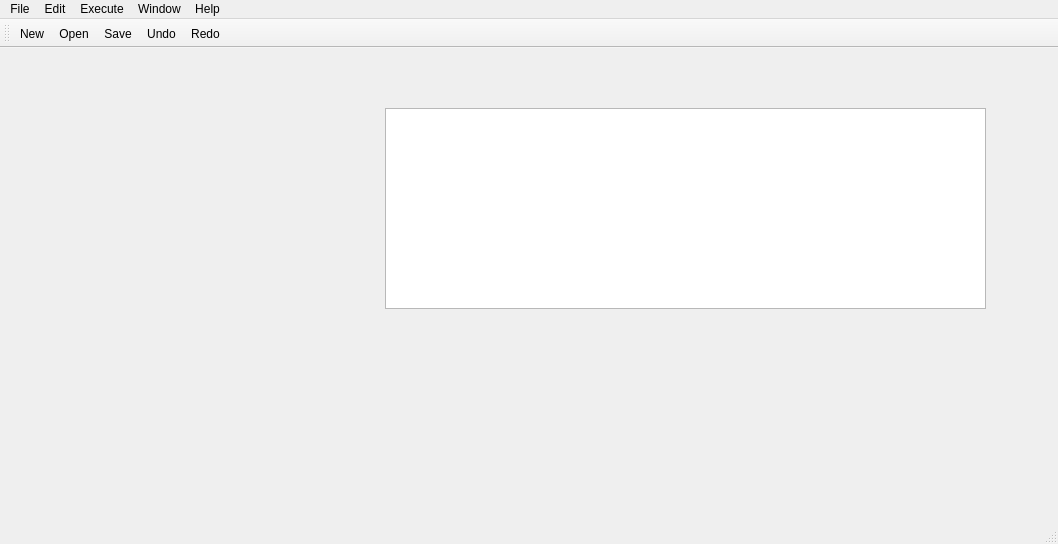
<?xml version="1.0" encoding="UTF-8"?>
<ui version="4.0">
 <class>MainWindow</class>
 <widget class="QMainWindow" name="MainWindow">
  <property name="enabled">
   <bool>true</bool>
  </property>
  <property name="geometry">
   <rect>
    <x>0</x>
    <y>0</y>
    <width>1058</width>
    <height>544</height>
   </rect>
  </property>
  <property name="windowTitle">
   <string>MainWindow</string>
  </property>
  <widget class="QWidget" name="centralwidget">
   <widget class="QPlainTextEdit" name="plainTextEdit">
    <property name="geometry">
     <rect>
      <x>385</x>
      <y>60</y>
      <width>601</width>
      <height>201</height>
     </rect>
    </property>
    <property name="sizePolicy">
     <sizepolicy hsizetype="Preferred" vsizetype="Expanding">
      <horstretch>0</horstretch>
      <verstretch>0</verstretch>
     </sizepolicy>
    </property>
   </widget>
  </widget>
  <widget class="QMenuBar" name="menubar">
   <property name="geometry">
    <rect>
     <x>0</x>
     <y>0</y>
     <width>1058</width>
     <height>20</height>
    </rect>
   </property>
   <widget class="QMenu" name="menuFile">
    <property name="title">
     <string>File</string>
    </property>
    <addaction name="actionNew"/>
    <addaction name="actionOpen"/>
    <addaction name="actionSave"/>
    <addaction name="actionSave_As"/>
    <addaction name="actionExit"/>
   </widget>
   <widget class="QMenu" name="menuEdit">
    <property name="title">
     <string>Edit</string>
    </property>
    <addaction name="actionCopy"/>
    <addaction name="actionCut"/>
    <addaction name="separator"/>
    <addaction name="actionUndo"/>
    <addaction name="actionRedo"/>
   </widget>
   <widget class="QMenu" name="menuExecute">
    <property name="title">
     <string>Execute</string>
    </property>
    <addaction name="actionAssemble"/>
   </widget>
   <widget class="QMenu" name="menuHelp">
    <property name="title">
     <string>Help</string>
    </property>
    <addaction name="actionAbout"/>
   </widget>
   <widget class="QMenu" name="menuWindow">
    <property name="title">
     <string>Window</string>
    </property>
    <addaction name="actionDark_Mode"/>
    <addaction name="actionPreferences"/>
   </widget>
   <addaction name="menuFile"/>
   <addaction name="menuEdit"/>
   <addaction name="menuExecute"/>
   <addaction name="menuWindow"/>
   <addaction name="menuHelp"/>
  </widget>
  <widget class="QStatusBar" name="statusbar"/>
  <widget class="QToolBar" name="toolBar">
   <property name="windowTitle">
    <string>toolBar</string>
   </property>
   <attribute name="toolBarArea">
    <enum>TopToolBarArea</enum>
   </attribute>
   <attribute name="toolBarBreak">
    <bool>false</bool>
   </attribute>
   <addaction name="actionNew"/>
   <addaction name="actionOpen"/>
   <addaction name="actionSave"/>
   <addaction name="actionUndo"/>
   <addaction name="actionRedo"/>
  </widget>
  <action name="actionNew">
   <property name="icon">
    <iconset>
     <normaloff>:/imgs/new.png</normaloff>
     <normalon>:/imgs/imgs/new.png</normalon>:/imgs/new.png</iconset>
   </property>
   <property name="text">
    <string>New</string>
   </property>
   <property name="shortcut">
    <string>Ctrl+N</string>
   </property>
  </action>
  <action name="actionOpen">
   <property name="icon">
    <iconset resource="Resources.qrc">
     <normaloff>:/imgs/imgs/open.png</normaloff>:/imgs/imgs/open.png</iconset>
   </property>
   <property name="text">
    <string>Open</string>
   </property>
   <property name="shortcut">
    <string>Ctrl+O</string>
   </property>
  </action>
  <action name="actionSave">
   <property name="icon">
    <iconset>
     <normalon>:/imgs/imgs/save.png</normalon>
    </iconset>
   </property>
   <property name="text">
    <string>Save</string>
   </property>
   <property name="shortcut">
    <string>Ctrl+S</string>
   </property>
  </action>
  <action name="actionSave_As">
   <property name="icon">
    <iconset>
     <normalon>:/imgs/save_as.png</normalon>
     <disabledoff>:/imgs/imgs/save_as.png</disabledoff>
    </iconset>
   </property>
   <property name="text">
    <string>Save As...</string>
   </property>
   <property name="shortcut">
    <string>F12</string>
   </property>
  </action>
  <action name="actionCopy">
   <property name="icon">
    <iconset>
     <normalon>:/imgs/imgs/copy.png</normalon>
    </iconset>
   </property>
   <property name="text">
    <string>Copy</string>
   </property>
  </action>
  <action name="actionCut">
   <property name="icon">
    <iconset resource="Resources.qrc">
     <normaloff>:/imgs/imgs/cut.png</normaloff>
     <normalon>:/imgs/cut.png</normalon>:/imgs/imgs/cut.png</iconset>
   </property>
   <property name="text">
    <string>Cut</string>
   </property>
  </action>
  <action name="actionUndo">
   <property name="icon">
    <iconset>
     <normalon>:/imgs/imgs/undo.png</normalon>
    </iconset>
   </property>
   <property name="text">
    <string>Undo</string>
   </property>
  </action>
  <action name="actionRedo">
   <property name="icon">
    <iconset>
     <normalon>:/imgs/imgs/redo.png</normalon>
    </iconset>
   </property>
   <property name="text">
    <string>Redo</string>
   </property>
   <property name="shortcut">
    <string>Ctrl+Y</string>
   </property>
  </action>
  <action name="actionAbout">
   <property name="text">
    <string>About</string>
   </property>
  </action>
  <action name="actionExit">
   <property name="icon">
    <iconset>
     <normalon>:/imgs/imgs/deletered.png</normalon>
    </iconset>
   </property>
   <property name="text">
    <string>Exit</string>
   </property>
  </action>
  <action name="actionDark_Mode">
   <property name="checkable">
    <bool>true</bool>
   </property>
   <property name="text">
    <string>Dark Mode</string>
   </property>
  </action>
  <action name="actionPreferences">
   <property name="text">
    <string>Preferences</string>
   </property>
  </action>
  <action name="actionAssemble">
   <property name="text">
    <string>Assemble</string>
   </property>
  </action>
 </widget>
 <resources>
  <include location="Resources.qrc"/>
 </resources>
 <connections/>
</ui>
